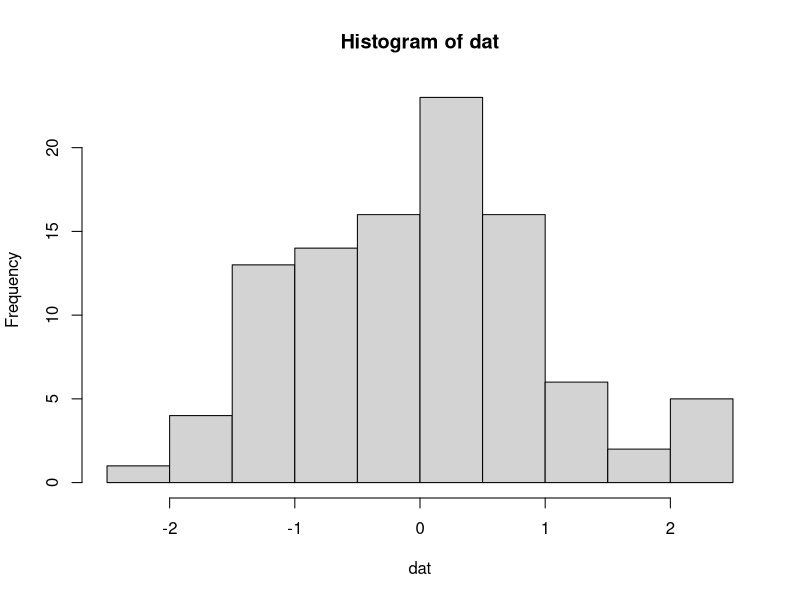
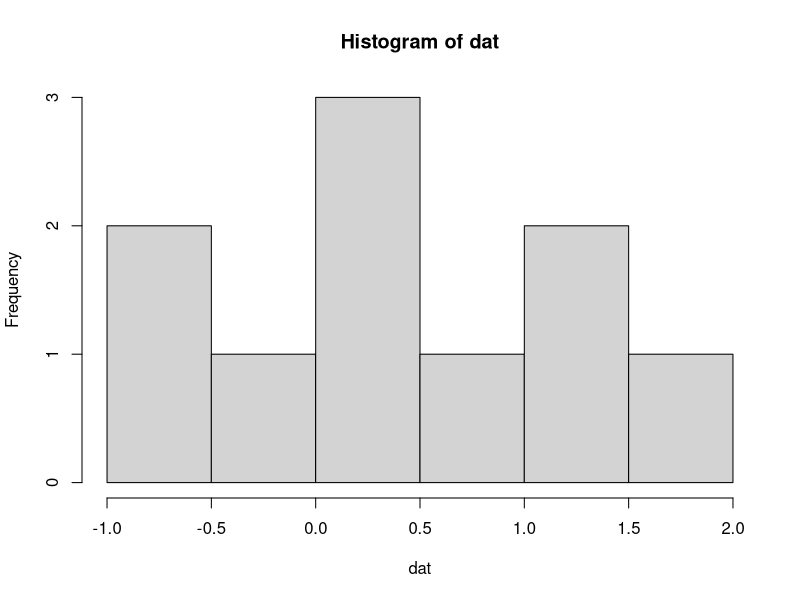

Write the R code that produced these figures, in order.
## ---- chunk 1
dat <- rnorm(100)
hist(dat)
## ---- chunk 2
dat <- rnorm(10)
hist(dat)
